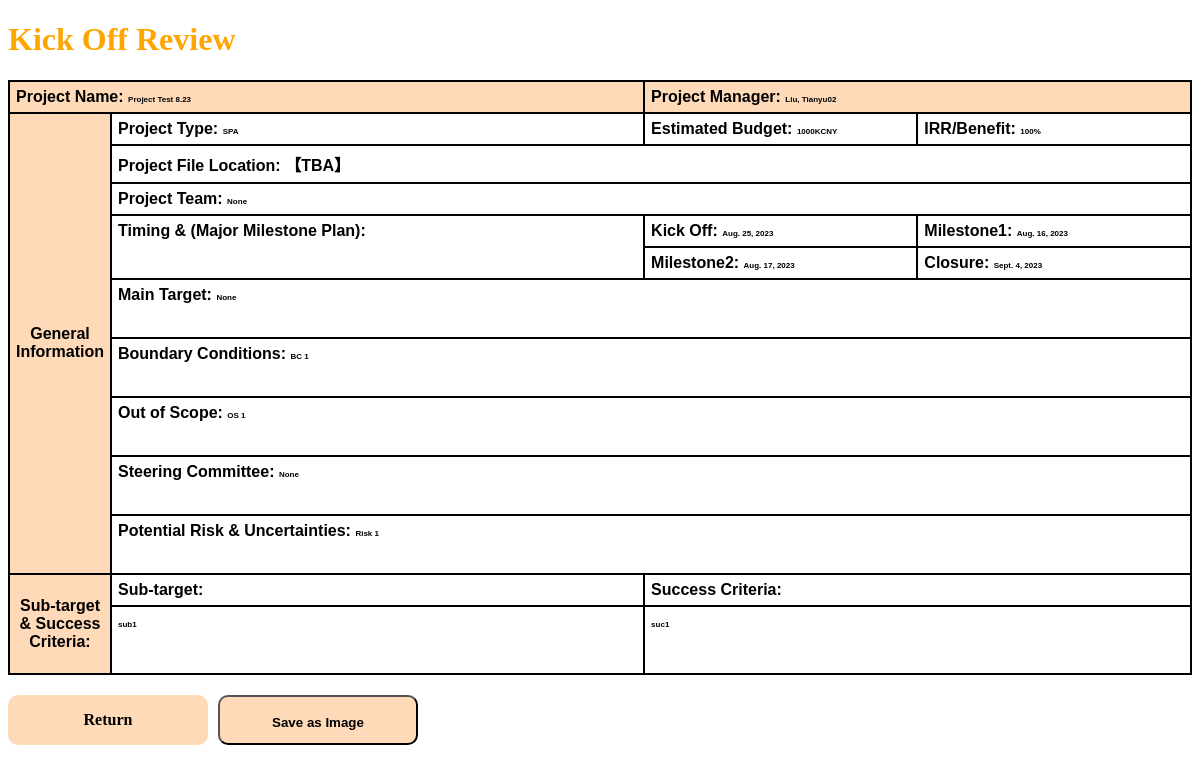
The app's page /kickoff_review/66/, older data.
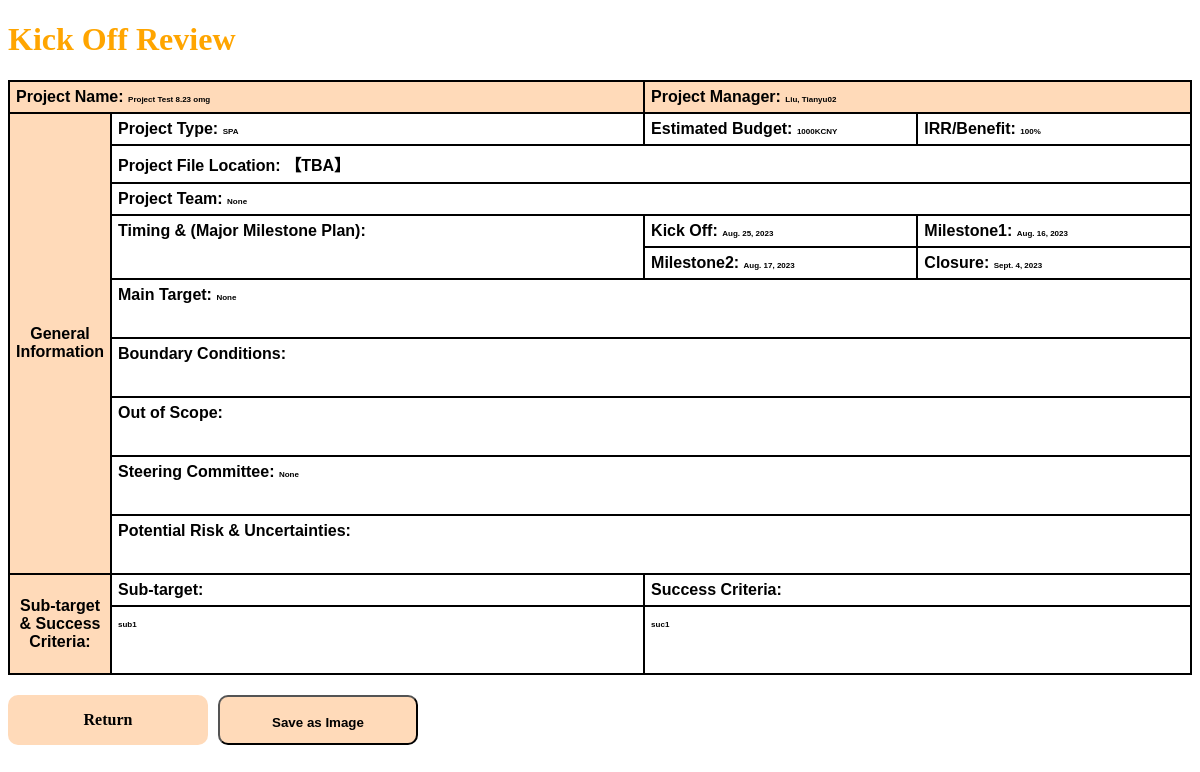
The same page, newer data.
### myapp/models.py (models this page shows)
class Projects(models.Model):
    STATUS_CHOICES = [
    ('red','red'),
    ('yellow','yellow'),
    ('green','green'),
    ('grey','grey'),
    ]
    TYPE_CHOICES = {
    ('SPA','SPA'),
    ('PLP','PLP'),
    }
    projectid = models.AutoField(db_column='ProjectID', primary_key=True) # Field name made lowercase.
    project_name = models.CharField(db_column='Project_name', max_length=200) # Field name made lowercase.
    pm = models.ForeignKey('Users', models.DO_NOTHING, db_column='PM', blank=True, null=True) # Field name made lowercase.
    estimated_budget = models.IntegerField(db_column='Estimated_budget', blank=True, null=True) # Field name made lowercase.
    irr = models.IntegerField(db_column='IRR', blank=True, null=True) # Field name made lowercase.
    project_status = models.CharField(db_column='Project_status',choices=STATUS_CHOICES, max_length=10, default='green') # Field name made lowercase.
    project_type = models.CharField(db_column='Project_type',choices=TYPE_CHOICES, max_length=30, blank=True, null=True) # Field name made lowercase.
    project_manager = models.CharField(db_column='Project_manager', max_length=50, blank=True, null=True) # Field name made lowercase.
    project_team = models.CharField(db_column='Project_team', max_length=200, blank=True, null=True) # Field name made lowercase.
    timing_kickoff = models.DateField(db_column='Timing_kickoff', blank=True, null=True) # Field name made lowercase.
    timing_closure = models.DateField(db_column='Timing_closure', blank=True, null=True) # Field name made lowercase.
    timing_milestone1 = models.DateField(db_column='Timing_milestone1', blank=True, null=True) # Field name made lowercase.
    timing_milestone2 = models.DateField(db_column='Timing_milestone2', blank=True, null=True) # Field name made lowercase.
    timing_milestone3 = models.DateField(db_column='Timing_milestone3', blank=True, null=True) # Field name made lowercase.
    timing_milestone4 = models.DateField(db_column='Timing_milestone4', blank=True, null=True) # Field name made lowercase.
    main_target = models.CharField(db_column='Main_target', max_length=2000, blank=True, null=True) # Field name made lowercase.
    boundary_conditions = models.CharField(db_column='Boundary_conditions', max_length=2000, blank=True, null=True) # Field name made lowercase.
    out_of_scope = models.CharField(db_column='Out_of_scope', max_length=2000, blank=True, null=True) # Field name made lowercase.
    steering_committee = models.CharField(db_column='Steering_committee', max_length=2000, blank=True, null=True) # Field name made lowercase.
    sponsor= models.CharField(db_column='Sponsor', max_length=2000, blank=True, null=True) # Field name made lowercase.
    facilitator = models.CharField(db_column='Facilitator', max_length=2000, blank=True, null=True) # Field name made lowercase.
    risk_uncertainties = models.CharField(db_column='Risk_uncertainties', max_length=2000, blank=True, null=True) # Field name made lowercase.

### myapp/views.py (the view)
# urls.py: path('kickoff_review/<int:project_id>/', kickoff_review, name='kickoff_review_with_id'),
def kickoff_review(request, project_id):
    project = get_object_or_404(Projects, projectid=project_id)
    kickoff = get_object_or_404(KickOff, projectid=project_id)
    context = {
        'title': 'Kickoff Review',
        'project': project,
        'kickoff': kickoff,
        'project_id': project_id  # 与kickoff_review相关的数据
    }
    return render(request, 'preview_kickoff.html', context)  # 确保有一个相应的HTML模板

### myapp/templates/preview_kickoff.html (shortened to what this page needs)
<!DOCTYPE html>
<html lang="en">
<head>
    <link rel="stylesheet" href="/static/css/preview_kickoff_style.css">
</head>
<body>
    <div id="print-content">
        <h1 class="title">Kick Off Review</h1>
        <table>
            <tr>
                <th class="bold" colspan="2">Project Name: <span style="font-size: 50%;">{{ project.project_name }}</span></th>
                <th class="bold" colspan="2">Project Manager: <span style="font-size: 50%;">{{ project.project_manager }}</span></th>
            </tr>
            <tr>
                <th class="bold general-info" rowspan="10">General Information</th>
                <td>Project Type: <span style="font-size: 50%;">{{ project.project_type }}</span></td>
                <td class="larger-width">Estimated Budget: <span style="font-size: 50%;">{{ project.estimated_budget }}KCNY</span></td>
                <td class="larger-width">IRR/Benefit: <span style="font-size: 50%;">{{ project.irr }}%</span></td>
            </tr>
            <tr>
                <td class="no-background" colspan="4">Project File Location: 【TBA】</td>
            </tr>
            <tr>
                <td class="no-background" colspan="3">Project Team: <span style="font-size: 50%;">{{ project.project_team }}</span></td>
            </tr>
            <tr>
                <td rowspan="2">Timing & (Major Milestone Plan):</td>
                <td class="smaller-width">Kick Off: <span style="font-size: 50%;">{{ project.timing_kickoff }}</span></td>
                <td class="smaller-width">Milestone1: <span style="font-size: 50%;">{{ project.timing_milestone1 }}</span></td>
            </tr>
            <tr>
                <td class="smaller-width">Milestone2: <span style="font-size: 50%;">{{ project.timing_milestone2 }}</span></td>
                <td class="smaller-width">Closure: <span style="font-size: 50%;">{{ project.timing_closure }}</span></td>
            </tr>
            <tr>
                <td class="no-background extra-height" colspan="3">Main Target: <span style="font-size: 50%;">{{ project.main_target }}</span></td>
            </tr>
            <tr>
                <td class="no-background extra-height" colspan="3">Boundary Conditions: <span style="font-size: 50%;">{{ project.boundary_conditions }}</span></td>
            </tr>
            <tr>
                <td class="no-background extra-height" colspan="3">Out of Scope: <span style="font-size: 50%;">{{ project.out_of_scope }}</span></td>
            </tr>
            <tr>
                <td class="no-background extra-height" colspan="3">Steering Committee: <span style="font-size: 50%;">{{ project.steering_committee }}</span></td>
            </tr>
            <tr>
                <td class="no-background extra-height" colspan="3">Potential Risk & Uncertainties: <span style="font-size: 50%;">{{ project.risk_uncertainties }}</span></td>
            </tr>
            <tr>
                <th class="bold general-info" rowspan="3">Sub-target & Success Criteria:</th>
                <td class="equal-width" rowspan="2">Sub-target:</td>
                <td class="equal-width" colspan="2" rowspan="2">Success Criteria:</td>
            </tr>
            <tr>
            </tr>
            <tr>
                <td class="extra-height">
                    <span style="font-size: 50%;">{{ kickoff.sub_target1 }}</span><br>
                    <br>
                    <br>
                </td>
                <td class="extra-height" colspan="2">
                    <span style="font-size: 50%;">{{ kickoff.success_criteria1 }}</span><br>
                    <br>
                    <br>
                </td>
            </tr>
        </table>
    </div>
    <div class="button-container">
        <a href="{% url 'project_site' project_id %}" class="button">Return</a>
        <button onclick="saveTableAsImage()" class="button">Save as Image</button>
    </div>
</body>
</html>

Row changes from the older to the newer data that the page shows:
changed Projects "Liu, Tianyu02": project_name "Project Test 8.23" → "Project Test 8.23 omg"; boundary_conditions "BC 1" → (not shown); out_of_scope "OS 1" → (not shown); risk_uncertainties "Risk 1" → (not shown)
